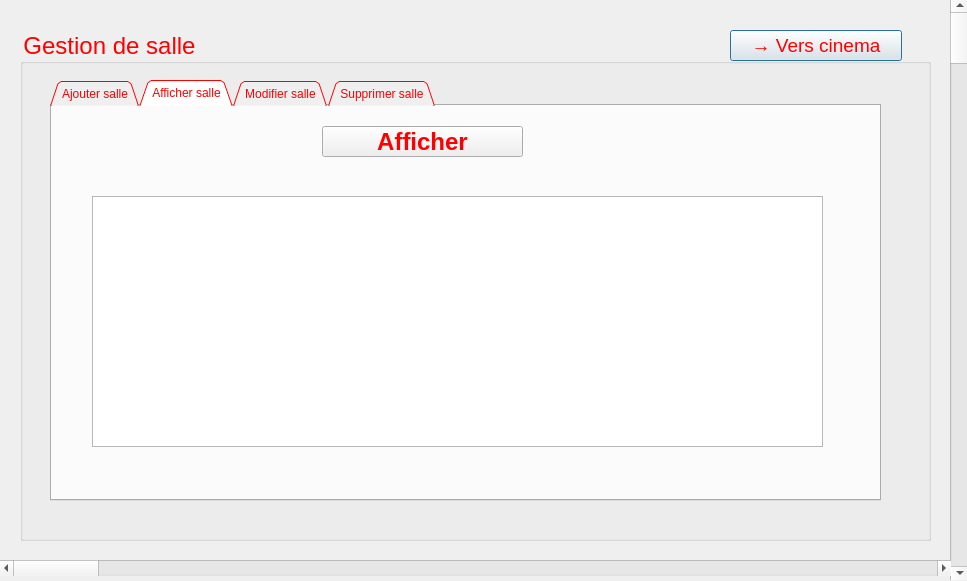
<?xml version="1.0" encoding="UTF-8"?>
<ui version="4.0">
 <class>salle_page</class>
 <widget class="QDialog" name="salle_page">
  <property name="geometry">
   <rect>
    <x>0</x>
    <y>0</y>
    <width>967</width>
    <height>581</height>
   </rect>
  </property>
  <property name="windowTitle">
   <string>Watch &amp; Roll</string>
  </property>
  <property name="styleSheet">
   <string notr="true">border-image: url(:/photo/imageload/cinema.jpg);</string>
  </property>
  <widget class="QScrollBar" name="verticalScrollBar">
   <property name="geometry">
    <rect>
     <x>950</x>
     <y>-1</y>
     <width>20</width>
     <height>581</height>
    </rect>
   </property>
   <property name="orientation">
    <enum>Qt::Vertical</enum>
   </property>
  </widget>
  <widget class="QScrollBar" name="horizontalScrollBar">
   <property name="geometry">
    <rect>
     <x>0</x>
     <y>560</y>
     <width>951</width>
     <height>16</height>
    </rect>
   </property>
   <property name="orientation">
    <enum>Qt::Horizontal</enum>
   </property>
  </widget>
  <widget class="QGroupBox" name="groupBox">
   <property name="geometry">
    <rect>
     <x>20</x>
     <y>30</y>
     <width>911</width>
     <height>511</height>
    </rect>
   </property>
   <property name="font">
    <font>
     <pointsize>18</pointsize>
    </font>
   </property>
   <property name="styleSheet">
    <string notr="true">border-image: url(:/photo/imageload/cinema.jpg);
color:red</string>
   </property>
   <property name="title">
    <string>Gestion de salle</string>
   </property>
   <widget class="QPushButton" name="pushButton">
    <property name="geometry">
     <rect>
      <x>710</x>
      <y>0</y>
      <width>172</width>
      <height>31</height>
     </rect>
    </property>
    <property name="font">
     <font>
      <family>MS Shell Dlg 2</family>
      <pointsize>14</pointsize>
      <weight>9</weight>
      <italic>false</italic>
      <bold>false</bold>
     </font>
    </property>
    <property name="styleSheet">
     <string notr="true">border-image: url(:/photo2/imageload/marron.jpg);
font: 75 14pt &quot;MS Shell Dlg 2&quot;;</string>
    </property>
    <property name="text">
     <string>→ Vers cinema</string>
    </property>
   </widget>
   <widget class="QTabWidget" name="tabWidget">
    <property name="geometry">
     <rect>
      <x>30</x>
      <y>50</y>
      <width>831</width>
      <height>421</height>
     </rect>
    </property>
    <property name="styleSheet">
     <string notr="true">border-image: url(:/photo1/imageload/6.jpg);</string>
    </property>
    <property name="tabShape">
     <enum>QTabWidget::Triangular</enum>
    </property>
    <property name="currentIndex">
     <number>1</number>
    </property>
    <widget class="QWidget" name="tab">
     <attribute name="title">
      <string>Ajouter salle</string>
     </attribute>
     <widget class="QPushButton" name="pushButton_2">
      <property name="geometry">
       <rect>
        <x>60</x>
        <y>40</y>
        <width>151</width>
        <height>31</height>
       </rect>
      </property>
      <property name="font">
       <font>
        <pointsize>18</pointsize>
       </font>
      </property>
      <property name="styleSheet">
       <string notr="true">border-image: url(:/photo2/imageload/marron.jpg);
color:red
</string>
      </property>
      <property name="text">
       <string>Numéro :</string>
      </property>
     </widget>
     <widget class="QPushButton" name="pushButton_3">
      <property name="geometry">
       <rect>
        <x>10</x>
        <y>120</y>
        <width>211</width>
        <height>31</height>
       </rect>
      </property>
      <property name="font">
       <font>
        <pointsize>18</pointsize>
       </font>
      </property>
      <property name="styleSheet">
       <string notr="true">border-image: url(:/photo2/imageload/marron.jpg);
color:red
</string>
      </property>
      <property name="text">
       <string>Nombre de place :</string>
      </property>
     </widget>
     <widget class="QPushButton" name="pushButton_4">
      <property name="geometry">
       <rect>
        <x>10</x>
        <y>200</y>
        <width>211</width>
        <height>31</height>
       </rect>
      </property>
      <property name="font">
       <font>
        <family>MS Shell Dlg 2</family>
        <pointsize>12</pointsize>
        <weight>9</weight>
        <italic>false</italic>
        <bold>false</bold>
       </font>
      </property>
      <property name="styleSheet">
       <string notr="true">border-image: url(:/photo2/imageload/marron.jpg);
font: 75 12pt &quot;MS Shell Dlg 2&quot;;
color:red
</string>
      </property>
      <property name="text">
       <string>Nombre de place disponible :</string>
      </property>
     </widget>
     <widget class="QLineEdit" name="lineEdit">
      <property name="geometry">
       <rect>
        <x>240</x>
        <y>40</y>
        <width>491</width>
        <height>31</height>
       </rect>
      </property>
      <property name="font">
       <font>
        <pointsize>14</pointsize>
       </font>
      </property>
      <property name="styleSheet">
       <string notr="true">border-image: url(:/photo2/imageload/marron.jpg);
color:rgb(255, 0, 0)</string>
      </property>
      <property name="text">
       <string/>
      </property>
     </widget>
     <widget class="QLineEdit" name="lineEdit_2">
      <property name="geometry">
       <rect>
        <x>240</x>
        <y>120</y>
        <width>491</width>
        <height>31</height>
       </rect>
      </property>
      <property name="font">
       <font>
        <pointsize>14</pointsize>
       </font>
      </property>
      <property name="styleSheet">
       <string notr="true">border-image: url(:/photo2/imageload/marron.jpg);
color:rgb(255, 0, 0)</string>
      </property>
      <property name="text">
       <string/>
      </property>
     </widget>
     <widget class="QLineEdit" name="lineEdit_3">
      <property name="geometry">
       <rect>
        <x>240</x>
        <y>200</y>
        <width>491</width>
        <height>31</height>
       </rect>
      </property>
      <property name="font">
       <font>
        <pointsize>14</pointsize>
       </font>
      </property>
      <property name="styleSheet">
       <string notr="true">border-image: url(:/photo2/imageload/marron.jpg);
color:rgb(255, 0, 0)</string>
      </property>
      <property name="text">
       <string/>
      </property>
     </widget>
     <widget class="QPushButton" name="Button_rechercher_ajout_cinema">
      <property name="geometry">
       <rect>
        <x>290</x>
        <y>290</y>
        <width>201</width>
        <height>41</height>
       </rect>
      </property>
      <property name="font">
       <font>
        <pointsize>18</pointsize>
        <weight>75</weight>
        <bold>true</bold>
       </font>
      </property>
      <property name="styleSheet">
       <string notr="true">border-image: url(:/photo2/imageload/marron.jpg);</string>
      </property>
      <property name="text">
       <string>Ajouter</string>
      </property>
     </widget>
    </widget>
    <widget class="QWidget" name="tab_2">
     <attribute name="title">
      <string>Afficher salle</string>
     </attribute>
     <widget class="QPushButton" name="Button_afficher_liste">
      <property name="geometry">
       <rect>
        <x>270</x>
        <y>20</y>
        <width>201</width>
        <height>31</height>
       </rect>
      </property>
      <property name="font">
       <font>
        <pointsize>18</pointsize>
        <weight>75</weight>
        <bold>true</bold>
       </font>
      </property>
      <property name="styleSheet">
       <string notr="true">border-image: url(:/photo2/imageload/marron.jpg);</string>
      </property>
      <property name="text">
       <string>Afficher</string>
      </property>
     </widget>
     <widget class="QTableView" name="tableView">
      <property name="geometry">
       <rect>
        <x>40</x>
        <y>90</y>
        <width>731</width>
        <height>251</height>
       </rect>
      </property>
      <property name="styleSheet">
       <string notr="true">border-image:white</string>
      </property>
     </widget>
    </widget>
    <widget class="QWidget" name="tab_3">
     <attribute name="title">
      <string>Modifier salle</string>
     </attribute>
    </widget>
    <widget class="QWidget" name="tab_4">
     <attribute name="title">
      <string>Supprimer salle</string>
     </attribute>
     <widget class="QPushButton" name="pushButton_5">
      <property name="geometry">
       <rect>
        <x>90</x>
        <y>40</y>
        <width>121</width>
        <height>31</height>
       </rect>
      </property>
      <property name="font">
       <font>
        <pointsize>18</pointsize>
       </font>
      </property>
      <property name="styleSheet">
       <string notr="true">border-image: url(:/photo2/imageload/marron.jpg);
color:red
</string>
      </property>
      <property name="text">
       <string>Numéro :</string>
      </property>
     </widget>
     <widget class="QLineEdit" name="lineEdit_4">
      <property name="geometry">
       <rect>
        <x>230</x>
        <y>40</y>
        <width>491</width>
        <height>31</height>
       </rect>
      </property>
      <property name="font">
       <font>
        <pointsize>14</pointsize>
       </font>
      </property>
      <property name="styleSheet">
       <string notr="true">border-image: url(:/photo2/imageload/marron.jpg);
color:rgb(255, 0, 0)</string>
      </property>
      <property name="text">
       <string/>
      </property>
     </widget>
     <widget class="QPushButton" name="Button_supprimer_cinema">
      <property name="geometry">
       <rect>
        <x>280</x>
        <y>160</y>
        <width>201</width>
        <height>41</height>
       </rect>
      </property>
      <property name="font">
       <font>
        <pointsize>18</pointsize>
        <weight>75</weight>
        <bold>true</bold>
       </font>
      </property>
      <property name="styleSheet">
       <string notr="true">border-image: url(:/photo2/imageload/marron.jpg);</string>
      </property>
      <property name="text">
       <string>Supprimer</string>
      </property>
     </widget>
    </widget>
   </widget>
  </widget>
  <zorder>groupBox</zorder>
  <zorder>verticalScrollBar</zorder>
  <zorder>horizontalScrollBar</zorder>
 </widget>
 <resources/>
 <connections/>
</ui>
